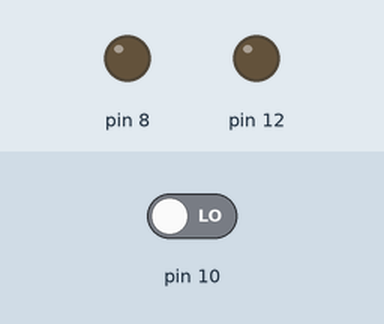
Simulated run of this sketch. Board: Arduino Uno, built with avr-gcc and run on an emulated ATmega328P. On the bench: output pins drawn as LEDs (lit = HIGH). The inputs (shaded band) are chosen by the test bench; at power-on: pin 10 LOW. What the sketch prints to the serial monitor is not drawn.

Above: at 13.2 s.
13.3 s: pin 10 driven HIGH
At 13.7 s:
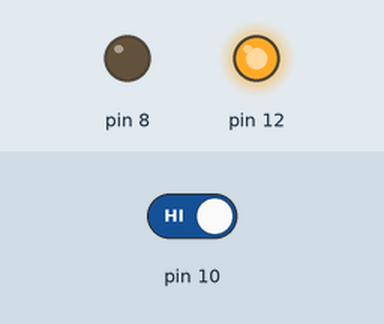
At 14.7 s:
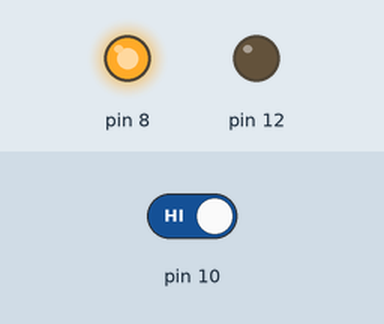
Timing chart, 0 to 16.3 s (numbered marks = the images above; inputs shaded):
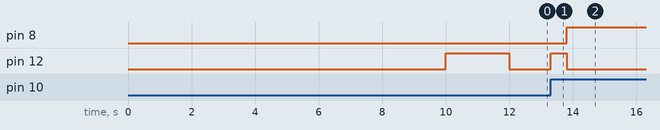

The sketch:

PIR_Calebration.ino
```cpp
int data;

void setup()
{
 Serial.begin(9600);
 pinMode(10,INPUT);
 pinMode(11,INPUT);
 pinMode(12,OUTPUT);
 pinMode(8,OUTPUT);
 Serial.print("calibration sensor");
 for(int i=0;i<10;i++)
 {
  Serial.print(".");
  delay(1000);
 }
  Serial.print("Done");
  Serial.print("Sensor activate");
  digitalWrite(12,HIGH);
  delay(2000);
  digitalWrite(12,LOW);
  delay(50);

}

void loop()
{
  data=digitalRead(10);
  boolean lock=true;
  if(data==HIGH && lock==true)
  {
    lock=false;
    Serial.print("Sensor detect");
    digitalWrite(12,HIGH);
    delay(500);
    digitalWrite(12,LOW);
    digitalWrite(8,HIGH);
    delay(30000);
    digitalWrite(8,LOW);
    delay(100);
    lock=true;

  }

}
```

Measured:
- after the input at 13.3 s, pin 8: LOW → HIGH after 0.50 s; pin 12: LOW → HIGH at once, → LOW 0.50 s later
